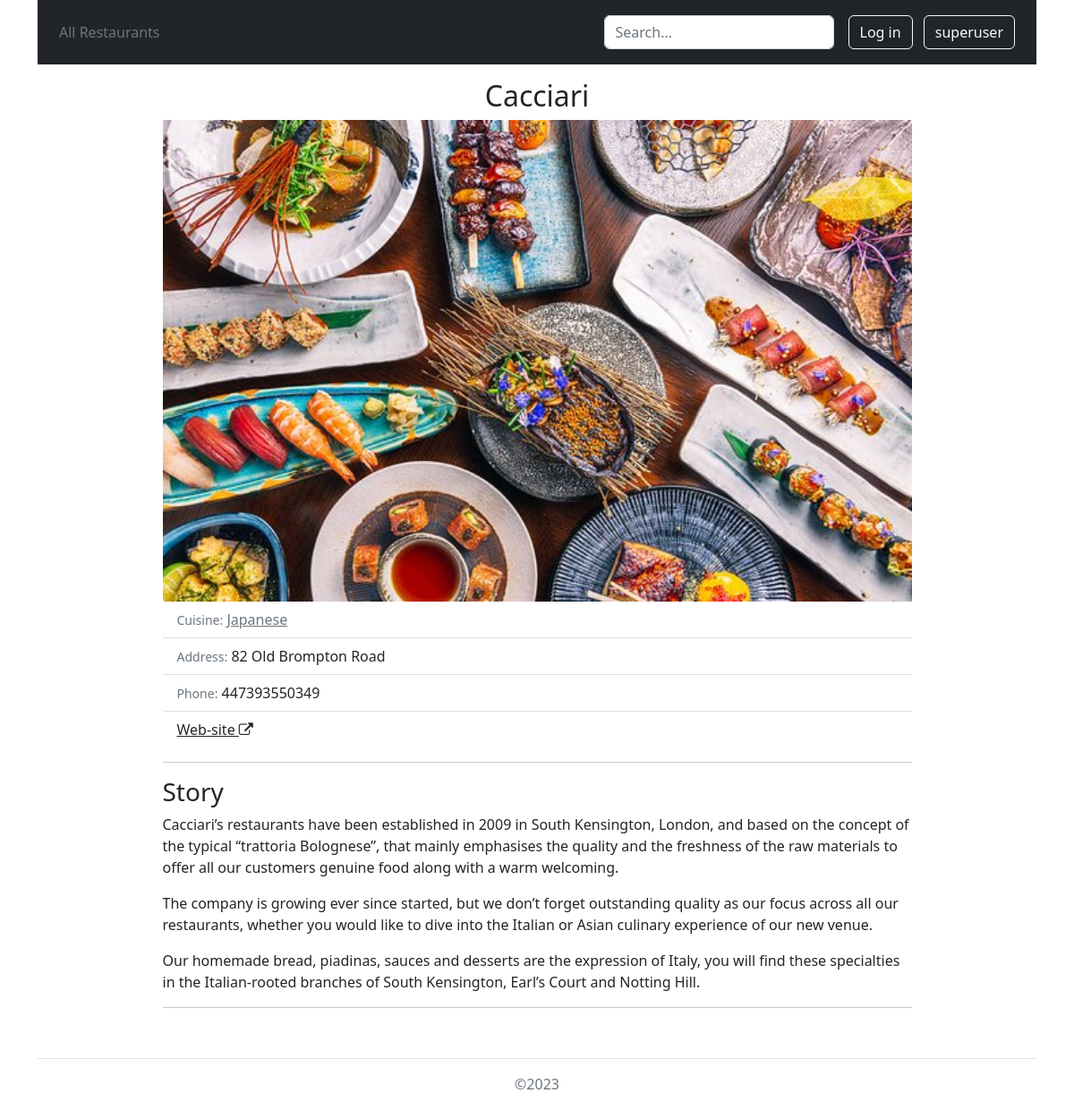
Page /restaurants/cacciari/ on the committed database.
### _restaurants/models.py (models this page shows, shortened)
class Restaurant(models.Model):
    title = models.CharField(max_length=100)
    image = models.ImageField(upload_to='images/', default=None)
    cuisine = models.ForeignKey(Cuisine, on_delete=models.SET_NULL, null=True, blank=True, related_name='restaurants')
    description = models.TextField(null=True, blank=True)
    address = models.CharField(max_length=100)
    website = models.CharField(max_length=100, unique=True)
    slug = models.SlugField(max_length=150, unique=True)
    phone = models.CharField(max_length=12)
    class Meta:
        verbose_name = 'Restaurant'
        verbose_name_plural = 'Restaurants'

class Cuisine(models.Model):
    title = models.CharField(max_length=100, default='default')
    slug = models.SlugField(max_length=30, unique=True)
    def __str__(self):
        return self.title
    def get_absolute_url(self):
        return reverse('cuisine', kwargs={'slug': self.slug})
    class Meta:
        verbose_name = 'Cuisine'
        verbose_name_plural = 'Cuisines'

### _restaurants/views.py (the view)
# urls.py: path('restaurants/<slug:slug>/', restaurants_views.RestaurantDetailView.as_view(), name='restaurant_detail'),
class RestaurantDetailView(DetailView):
    model = Restaurant
    fields = '__all__'

### templates/_restaurants/restaurant_detail.html (shortened to what this page needs)
{% extends 'base.html' %}
{% block content %}
    <div class="col w-75 mx-auto mt-3">
        <h2 class="text-center">{{ object.title }}</h2>
        <img class="card-img-top" alt="restaurant {{ object.title }}" src="{{ object.image.url }}" style="width: 100%; display: block;">
        <ul class="list-group list-group-flush">
            <li class="list-group-item"><small class="text-muted">Cuisine:</small> <a class="link-secondary" href="{{ object.cuisine.get_absolute_url }}">{{ object.cuisine }}</a></li>
            <li class="list-group-item"><small class="text-muted">Address:</small> {{ object.address }}</li>
            <li class="list-group-item"><small class="text-muted">Phone:</small> {{ object.phone }}</li>
            <li class="list-group-item"><a class="link-dark" href="{{ object.website }}">Web-site <i class="fa fa-external-link"></i></a></li>
        </ul>
        <hr>
        <h3>Story</h3>
        <div>
            {{ object.description|linebreaks }}
        </div>
        <hr>
    </div>
{% endblock %}

### rows in the picture
Restaurant: title "Cacciari", image (picture), cuisine "Japanese", address "82 Old Brompton Road", phone "447393550349", description "Cacciari’s restaurants have been established in 2009 in South Kensington, London, and based on the concept of the typical “trattoria Bolognese”, that mainly emphasises the quality and the freshness of the raw materials to offer all our customers genuine food along with a warm welcoming. The company is growing ever since started, but we don’t forget outstanding quality as our focus across all our restaurants, whether you would like to dive into the Italian or Asian culinary experience of our new venue. Our homemade bread, piadinas, sauces and desserts are the expression of Italy, you will find these specialties in the Italian-rooted branches of South Kensington, Earl’s Court and Notting Hill."
